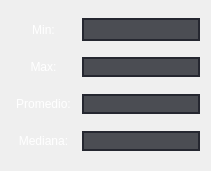
   <widget class="QWidget" name="gridLayoutWidget">
    <property name="geometry">
     <rect>
      <x>330</x>
      <y>490</y>
      <width>211</width>
      <height>171</height>
     </rect>
    </property>
    <layout class="QGridLayout" name="gridLayout">
     <item row="1" column="0">
      <widget class="QLabel" name="label_6">
       <property name="styleSheet">
        <string notr="true">QLabel {
  color: #FFF;
  background-color: transparent;
  border: none;
  padding: 5px;
}

QLabel:hover {
  background-color: rgba(255, 255, 255, 0.1); /* Ajusta la opacidad según tus preferencias */
}

QLabel::hover:!pressed {
  background-color: rgba(255, 255, 255, 0.2); /* Ajusta la opacidad según tus preferencias */
}

QLabel:pressed {
  background-color: rgba(255, 255, 255, 0.3); /* Ajusta la opacidad según tus preferencias */
}

QLabel:selected {
  background-color: rgba(255, 255, 255, 0.2); /* Ajusta la opacidad según tus preferencias */
}
</string>
       </property>
       <property name="text">
        <string>Max:</string>
       </property>
       <property name="alignment">
        <set>Qt::AlignCenter</set>
       </property>
      </widget>
     </item>
     <item row="3" column="0">
      <widget class="QLabel" name="label_9">
       <property name="styleSheet">
        <string notr="true">QLabel {
  color: #FFF;
  background-color: transparent;
  border: none;
  padding: 5px;
}

QLabel:hover {
  background-color: rgba(255, 255, 255, 0.1); /* Ajusta la opacidad según tus preferencias */
}

QLabel::hover:!pressed {
  background-color: rgba(255, 255, 255, 0.2); /* Ajusta la opacidad según tus preferencias */
}

QLabel:pressed {
  background-color: rgba(255, 255, 255, 0.3); /* Ajusta la opacidad según tus preferencias */
}

QLabel:selected {
  background-color: rgba(255, 255, 255, 0.2); /* Ajusta la opacidad según tus preferencias */
}
</string>
       </property>
       <property name="text">
        <string>Mediana:</string>
       </property>
       <property name="alignment">
        <set>Qt::AlignCenter</set>
       </property>
      </widget>
     </item>
     <item row="2" column="3">
      <widget class="QLineEdit" name="txt_promedio">
       <property name="styleSheet">
        <string notr="true">QLineEdit {
  border: 2px solid rgb(37, 39, 48);
  border-radius: 20px;
  color: #FFF;
  padding-left: 20px;
  padding-right: 20px;
  background-color: rgba(34, 36, 44, 0.8); /* Ajusta la opacidad según tus preferencias */
}

QLineEdit:hover {
  border: 2px solid rgb(48, 50, 62);
}

QLineEdit:focus {
  border: 2px solid rgb(85, 170, 255);
  background-color: rgba(43, 45, 56, 0.8); /* Ajusta la opacidad según tus preferencias */
}
</string>
       </property>
      </widget>
     </item>
     <item row="1" column="3">
      <widget class="QLineEdit" name="txt_max">
       <property name="styleSheet">
        <string notr="true">QLineEdit {
  border: 2px solid rgb(37, 39, 48);
  border-radius: 20px;
  color: #FFF;
  padding-left: 20px;
  padding-right: 20px;
  background-color: rgba(34, 36, 44, 0.8); /* Ajusta la opacidad según tus preferencias */
}

QLineEdit:hover {
  border: 2px solid rgb(48, 50, 62);
}

QLineEdit:focus {
  border: 2px solid rgb(85, 170, 255);
  background-color: rgba(43, 45, 56, 0.8); /* Ajusta la opacidad según tus preferencias */
}
</string>
       </property>
      </widget>
     </item>
     <item row="3" column="3">
      <widget class="QLineEdit" name="txt_mediana">
       <property name="styleSheet">
        <string notr="true">QLineEdit {
  border: 2px solid rgb(37, 39, 48);
  border-radius: 20px;
  color: #FFF;
  padding-left: 20px;
  padding-right: 20px;
  background-color: rgba(34, 36, 44, 0.8); /* Ajusta la opacidad según tus preferencias */
}

QLineEdit:hover {
  border: 2px solid rgb(48, 50, 62);
}

QLineEdit:focus {
  border: 2px solid rgb(85, 170, 255);
  background-color: rgba(43, 45, 56, 0.8); /* Ajusta la opacidad según tus preferencias */
}
</string>
       </property>
      </widget>
     </item>
     <item row="0" column="3">
      <widget class="QLineEdit" name="txt_min">
       <property name="font">
        <font>
         <family>Arial,sans-serif</family>
         <pointsize>9</pointsize>
        </font>
       </property>
       <property name="styleSheet">
        <string notr="true">QLineEdit {
  border: 2px solid rgb(37, 39, 48);
  border-radius: 20px;
  color: #FFF;
  padding-left: 20px;
  padding-right: 20px;
  background-color: rgba(34, 36, 44, 0.8); /* Ajusta la opacidad según tus preferencias */
}

QLineEdit:hover {
  border: 2px solid rgb(48, 50, 62);
}

QLineEdit:focus {
  border: 2px solid rgb(85, 170, 255);
  background-color: rgba(43, 45, 56, 0.8); /* Ajusta la opacidad según tus preferencias */
}
</string>
       </property>
       <property name="placeholderText">
        <string/>
       </property>
      </widget>
     </item>
     <item row="0" column="0">
      <widget class="QLabel" name="label_7">
       <property name="styleSheet">
        <string notr="true">QLabel {
  color: #FFF;
  background-color: transparent;
  border: none;
  padding: 5px;
}

QLabel:hover {
  background-color: rgba(255, 255, 255, 0.1); /* Ajusta la opacidad según tus preferencias */
}

QLabel::hover:!pressed {
  background-color: rgba(255, 255, 255, 0.2); /* Ajusta la opacidad según tus preferencias */
}

QLabel:pressed {
  background-color: rgba(255, 255, 255, 0.3); /* Ajusta la opacidad según tus preferencias */
}

QLabel:selected {
  background-color: rgba(255, 255, 255, 0.2); /* Ajusta la opacidad según tus preferencias */
}
</string>
       </property>
       <property name="text">
        <string>Min:</string>
       </property>
       <property name="alignment">
        <set>Qt::AlignCenter</set>
       </property>
      </widget>
     </item>
     <item row="2" column="0">
      <widget class="QLabel" name="label_8">
       <property name="styleSheet">
        <string notr="true">QLabel {
  color: #FFF;
  background-color: transparent;
  border: none;
  padding: 5px;
}

QLabel:hover {
  background-color: rgba(255, 255, 255, 0.1); /* Ajusta la opacidad según tus preferencias */
}

QLabel::hover:!pressed {
  background-color: rgba(255, 255, 255, 0.2); /* Ajusta la opacidad según tus preferencias */
}

QLabel:pressed {
  background-color: rgba(255, 255, 255, 0.3); /* Ajusta la opacidad según tus preferencias */
}

QLabel:selected {
  background-color: rgba(255, 255, 255, 0.2); /* Ajusta la opacidad según tus preferencias */
}
</string>
       </property>
       <property name="text">
        <string>Promedio:</string>
       </property>
       <property name="alignment">
        <set>Qt::AlignCenter</set>
       </property>
      </widget>
     </item>
    </layout>
   </widget>
